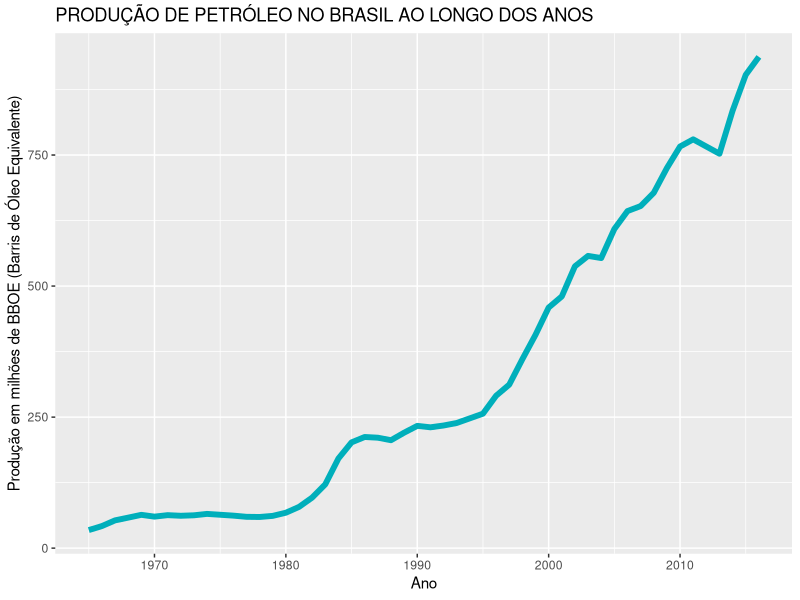

The R script that drew this image:
getwd()
setwd('C:\\Users\\Anderson\\Documents\\UDACITY\\Nanodegree Data Scientist\\Aulas de R\\Gap_Minder\\Gap_Minder\\')
ds <- read.csv('oil_production_total.csv')
names(ds)

#IMPORTANDO A BIBLIOTECA PARA TRATAMENTO DOS DADOS
library(tidyr)
library(ggplot2)

#FAZENDO A TRANSFORMAÇÃO DAS COLUNAS PARA LINHAS
ds_t <- gather(ds,Year,Production,-geo,na.rm = FALSE,convert = TRUE)
#TRATANDO A COLUNA ANO, EXTRAINDO SÓ OS NÚMEROS E IGNORANDO O "X"
ds_t$Year <-substr(ds_t$Year, 2,5)
#VERIFICANDO O TIPO DE DADOS DA COLUNA ANO
typeof(ds_t$Year)
#CONVERTENDO PARA NUMÉRICO
ds_t$Year <- as.numeric(as.character(ds_t$Year))
#OS DADOS BRUTOS ESTÃO EM Tons Of Oil Equivalent (TOE)
#OS MESMOS SERÃO CONVERTIDOS PARA Barrels Of Oil Equivalent (BBOE)
# 1 (TOE) = 6.8412 (BBOE)
ds_t$Production <- ds_t$Production*6.8412


#PRODUÇÃO DO BRAZIL AO LONGO DOS ANOS
ggplot(data = subset(ds_t,ds_t=='Brazil'), aes(x = Year, y = Production/1000000))+
  geom_line(color = "#00AFBB", size = 2)+
  ylab("Produção em milhões de BBOE (Barris de Óleo Equivalente)")+
  xlab("Ano")+
  ggtitle("PRODUÇÃO DE PETRÓLEO NO BRASIL AO LONGO DOS ANOS")



